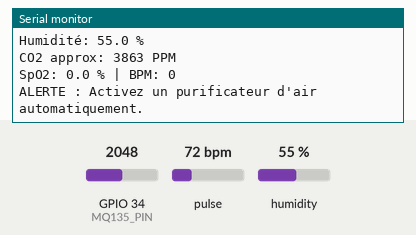
Simulated run of this program. Board: ESP32. On the bench: the last lines printed to the serial monitor. The test bench sets the inputs (shaded band); at power-on: humidity 55 %, GPIO 34 (MQ135_PIN) = 2048, pulse 72 bpm.

Above: at 1.2 s.
1.3 s: humidity set to 22 %
At 2.6 s:
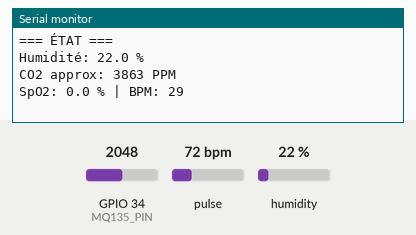
2.8 s: GPIO 34 (MQ135_PIN) set to 2866
At 4.2 s:
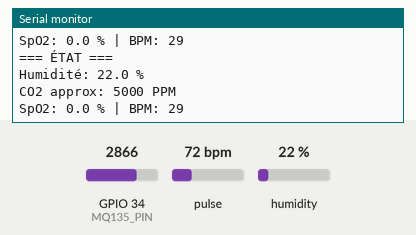
4.3 s: humidity set to 40 %
5.8 s: GPIO 34 (MQ135_PIN) set to 2047
At 6.6 s:
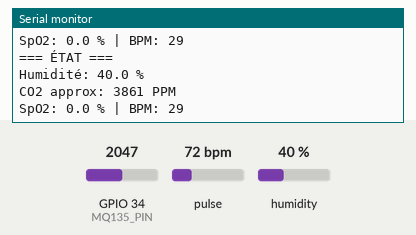
Timing chart, 0 to 8.3 s (numbered marks = the images above; inputs shaded):
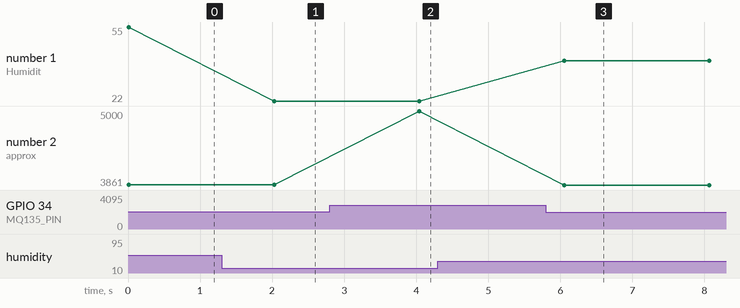

Measured:
- after the input at 1.3 s, the serial monitor: prints a new line after 0.73 s (image 1)
- after the input at 2.8 s, the serial monitor: prints a new line after 1.2 s (image 2)
- after the input at 5.8 s, the serial monitor: prints a new line after 0.26 s (image 3)
- plotted number 1: 55 → 22 after the input at 1.3 s
- plotted number 2: 3863 → 5000 after the input at 2.8 s, 5000 → 3861 after the input at 5.8 s

The program:

main.cpp
```cpp
#include <Wire.h>
#include <Adafruit_Sensor.h>
#include <Adafruit_BME280.h>  // ← BME280
#include "MAX30105.h"
#include "heartRate.h"

// === SEUILS ===
#define HUMIDITY_THRESHOLD   70.0
#define CO2_THRESHOLD       1200.0
#define SPO2_LOW_THRESHOLD    94.0
#define BPM_HIGH_THRESHOLD   100.0

// === PINs ===
#define MQ135_PIN 34

// === OBJETS ===
Adafruit_BME280 bme;
MAX30105 particleSensor;

// Variables
float humidity = 0;
float co2_ppm = 0;
float spo2 = 0;
long bpm = 0;
bool alertSent = false;
long lastBeat = 0;

void setup() {
  Serial.begin(115200);
  Wire.begin();

  // --- BME280 ---
  if (!bme.begin(0x76) && !bme.begin(0x77)) {
    Serial.println("BME280 non détecté → on continue sans humidité");
  } else {
    Serial.println("BME280 détecté !");
  }

  // --- MAX30102 ---
  if (!particleSensor.begin(Wire, I2C_SPEED_FAST)) {
    Serial.println("MAX30102 non détecté → on continue sans SpO2/BPM");
  } else {
    Serial.println("MAX30102 détecté !");
    particleSensor.setup();
    particleSensor.setPulseAmplitudeRed(0x0A);
    particleSensor.setPulseAmplitudeIR(0x0A);
  }

  Serial.println("Système prêt. Surveillance en cours...");
}

void loop() {
  // --- BME280 ---
  if (bme.begin(0x76) || bme.begin(0x77)) {
    humidity = bme.readHumidity();
  } else {
    humidity = 0;
  }

  // --- MQ-135 ---
  int analogValue = analogRead(MQ135_PIN);
  co2_ppm = map(analogValue, 100, 1000, 400, 2000);
  co2_ppm = constrain(co2_ppm, 400, 5000);

  // --- MAX30102 ---
  long irValue = particleSensor.getIR();
  if (irValue > 50000) {
    if (checkForBeat(irValue)) {
      long delta = millis() - lastBeat;
      lastBeat = millis();
      if (delta > 300) {
        bpm = 60000 / delta;
        if (bpm > 30 && bpm < 220) {
          long redValue = particleSensor.getRed();
          float ratio = (float)redValue / irValue;
          spo2 = 104 - 17 * ratio;
          spo2 = constrain(spo2, 70, 100);
        }
      }
    }
  } else {
    spo2 = 0;
    bpm = 0;
  }

  // --- AFFICHAGE ---
  Serial.println("=== ÉTAT ===");
  Serial.printf("Humidité: %.1f %%\n", humidity);
  Serial.printf("CO2 approx: %.0f PPM\n", co2_ppm);
  Serial.printf("SpO2: %.1f %% | BPM: %ld\n", spo2, bpm);

  // --- ALERTE ---
  String alert = "";
  if (humidity > HUMIDITY_THRESHOLD && co2_ppm > CO2_THRESHOLD) {
    alert = "Risque de crise élevé. Aérez ou quittez la pièce.";
  } else if (co2_ppm > CO2_THRESHOLD) {
    alert = "Activez un purificateur d'air automatiquement.";
  } else if (spo2 > 0 && spo2 < SPO2_LOW_THRESHOLD) {
    alert = "Utilisez votre inhalateur.";
  } else if (bpm > BPM_HIGH_THRESHOLD) {
    alert = "Fréquence cardiaque élevée. Respirez calmement.";
  }

  if (alert != "" && !alertSent) {
    Serial.println("\nALERTE : " + alert + "\n");
    alertSent = true;
  } else if (alert == "") {
    alertSent = false;
  }

  delay(2000);
}
```
